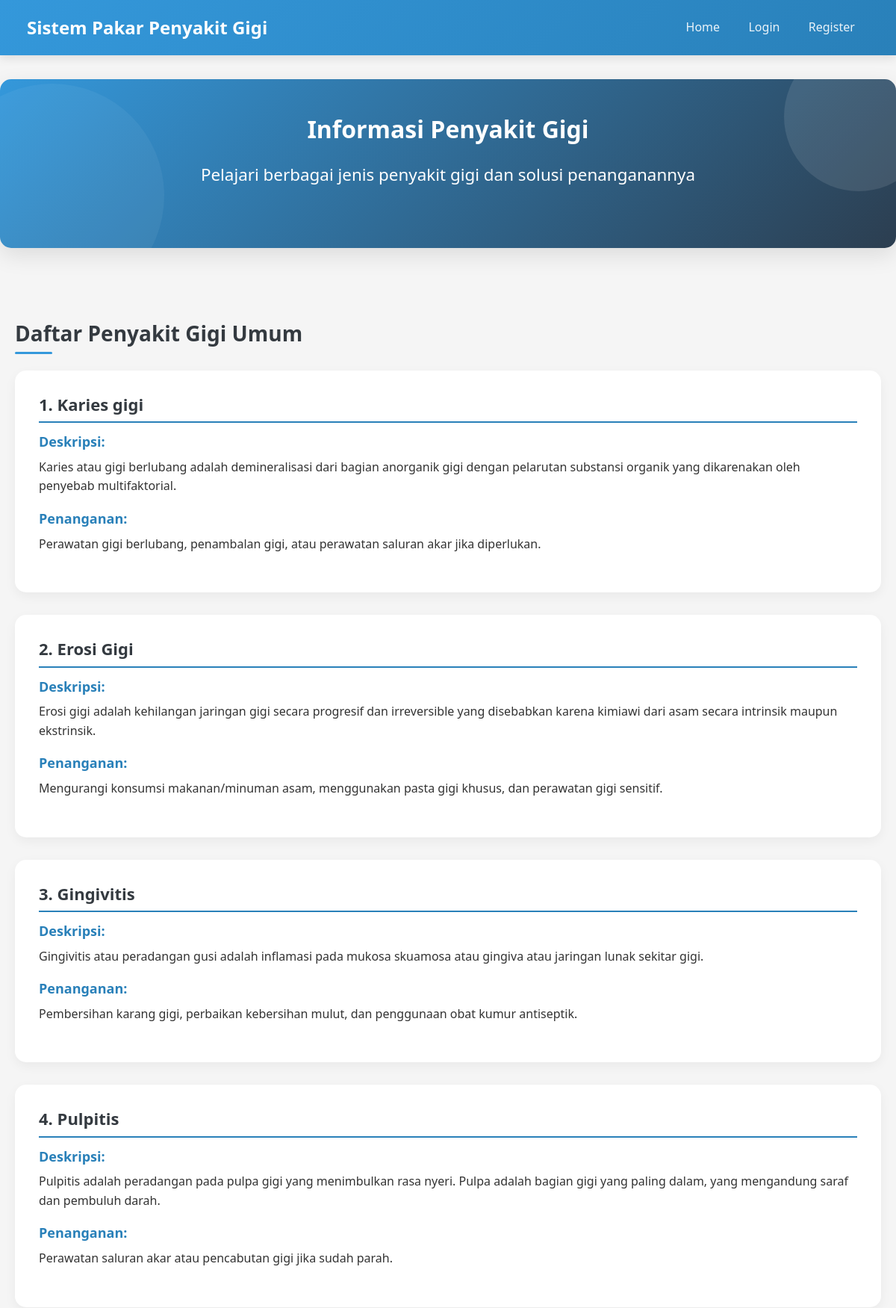
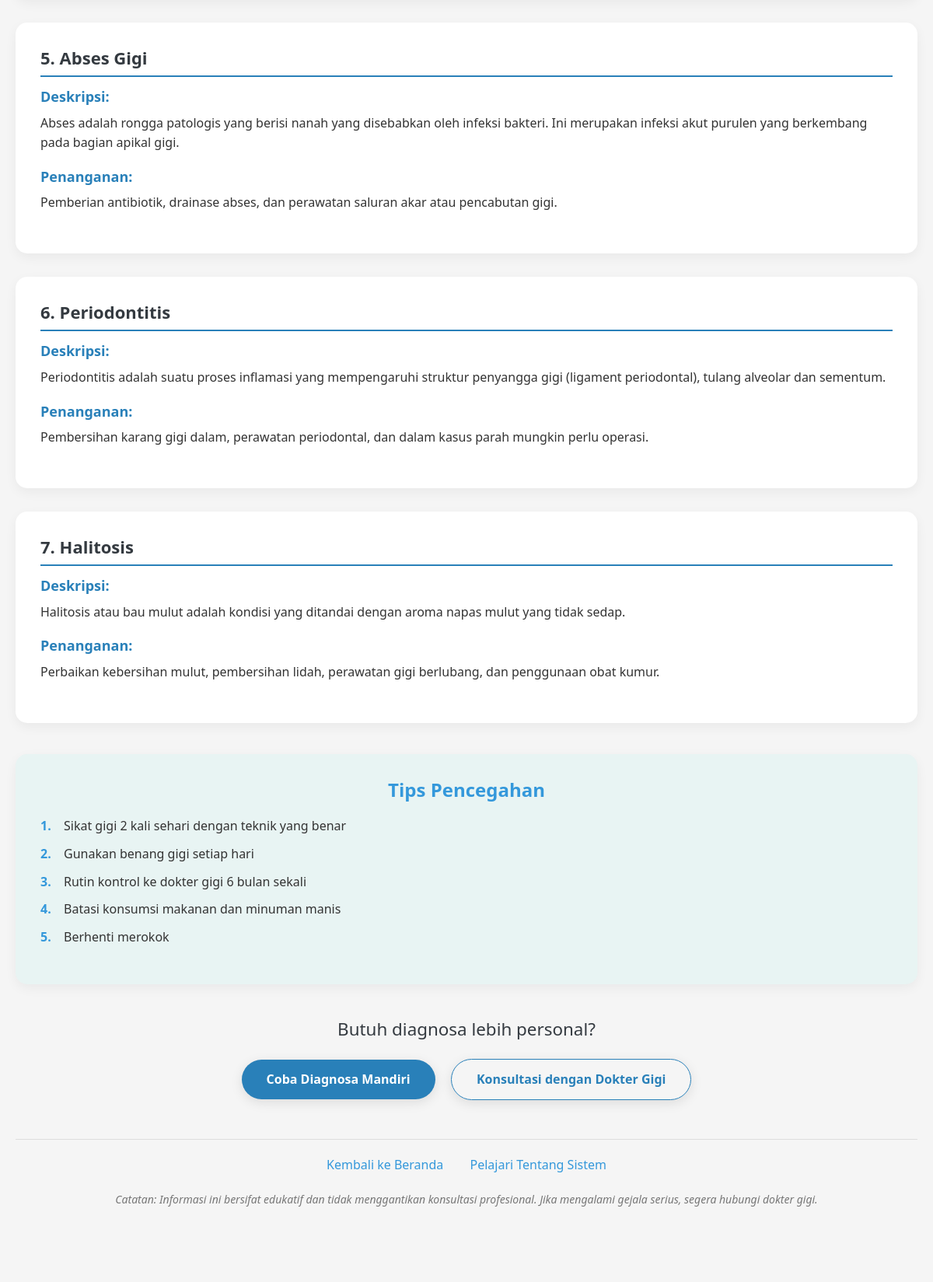
Page /informasi_penyakit.php (upper part) on the committed database (2 pictures, top to bottom).
### tables this page shows
CREATE TABLE `penyakit` (
  `id` int NOT NULL,
  `kode_penyakit` varchar(10) NOT NULL,
  `nama_penyakit` varchar(100) NOT NULL,
  `deskripsi` text NOT NULL,
  `solusi` text NOT NULL
);

### informasi_penyakit.php (the view, shortened to what this page needs)
<?php
require_once(__DIR__ . '/includes/header.php');
?>
    <section class="hero">
        <div class="container" style="text-align: center;">
            <h2>Informasi Penyakit Gigi</h2>
            <p>Pelajari berbagai jenis penyakit gigi dan solusi penanganannya</p>
        </div>
    </section>
    <section class="disease-info">
        <div class="container">
            <h2 class="section-title">Daftar Penyakit Gigi Umum</h2>
            <?php
            $diseases_query = mysqli_query($conn, "SELECT * FROM penyakit");
            $counter = 1;
            while ($disease = mysqli_fetch_assoc($diseases_query)):
            ?>
                <div class="disease-card">
                    <h3><?= $counter++ ?>. <?= htmlspecialchars($disease['nama_penyakit']) ?></h3>
                    <div class="disease-section">
                        <h4>Deskripsi:</h4>
                        <p><?= nl2br(htmlspecialchars($disease['deskripsi'])) ?></p>
                    </div>
                    <div class="disease-section">
                        <h4>Penanganan:</h4>
                        <p><?= nl2br(htmlspecialchars($disease['solusi'])) ?></p>
                    </div>
                </div>
            <?php
            endwhile;
            ?>
            <div class="prevention-tips">
                <h3>Tips Pencegahan</h3>
                <ol>
                    <li>Sikat gigi 2 kali sehari dengan teknik yang benar</li>
                    <li>Gunakan benang gigi setiap hari</li>
                    <li>Rutin kontrol ke dokter gigi 6 bulan sekali</li>
                    <li>Batasi konsumsi makanan dan minuman manis</li>
                    <li>Berhenti merokok</li>
                </ol>
            </div>
            <div class="cta-section">
                <p>Butuh diagnosa lebih personal?</p>
                <div class="cta-buttons">
                    <a href="login.php">Coba Diagnosa Mandiri</a>
                    <a href="https://www.google.com/search?q=dokter+gigi+terdekat" target="_blank">Konsultasi dengan Dokter Gigi</a>
                </div>
            </div>
            <div class="footer-nav">
                <a href="index.php">Kembali ke Beranda</a>
                <a href="#">Pelajari Tentang Sistem</a>
            </div>
            <p class="disclaimer">Catatan: Informasi ini bersifat edukatif dan tidak menggantikan konsultasi profesional. Jika mengalami gejala serius, segera hubungi dokter gigi.</p>
        </div>
    </section>
</body>
</html>
<?php require_once 'includes/footer.php'; ?>

### assets/css/style.css (style rules this page uses)
:root { --primary-color: #3498db; --secondary-color: #2980b9; --accent-color: #e74c3c; --light-color: #f8f9fa; --dark-color: #343a40; --gradient-start: #3498db; --gradient-end: #2c3e50; }
.section-title { font-weight: 700; color: var(--dark-color); margin-bottom: 2rem; position: relative; display: inline-block; }
.section-title::after { content: ""; position: absolute; bottom: -10px; left: 0; width: 50px; height: 3px; background: var(--primary-color); border-radius: 3px; }

### informasi_penyakit.php (style rules this page uses)
:root { --primary-color: #3498db; --secondary-color: #2980b9; --accent-color: #e74c3c; --light-color: #f8f9fa; --dark-color: #343a40; --gradient-start: #3498db; --gradient-end: #2c3e50; }
* { margin: 0; padding: 0; box-sizing: border-box; font-family: 'Segoe UI', Tahoma, Geneva, Verdana, sans-serif; }
body { background-color: #f5f5f5; color: #333; line-height: 1.6; }
.container { max-width: 1200px; margin: 0 auto; padding: 0 20px; }
.hero { background: linear-gradient(135deg, var(--gradient-start), var(--gradient-end)); color: white; border-radius: 15px; padding: 3rem 2rem; box-shadow: 0 10px 30px rgba(0, 0, 0, 0.1); margin: 2rem auto 3rem; position: relative; overflow: hidden; max-width: 1200px; }
.hero::before { content: ''; position: absolute; top: -50px; right: -50px; width: 200px; height: 200px; background: rgba(255, 255, 255, 0.1); border-radius: 50%; }
.hero::after { content: ''; position: absolute; bottom: -80px; left: -80px; width: 300px; height: 300px; background: rgba(255, 255, 255, 0.05); border-radius: 50%; }
.hero h2 { font-weight: 700; margin-bottom: 1.5rem; position: relative; z-index: 2; font-size: 32px; }
.hero p { font-size: 1.4rem; margin-bottom: 2rem; position: relative; z-index: 2; max-width: 700px; margin-left: auto; margin-right: auto; }
.disease-info { padding: 50px 0; }
.section-title { font-weight: 700; color: var(--dark-color); margin-bottom: 2rem; position: relative; display: inline-block; font-size: 28px; }
.section-title::after { content: ''; position: absolute; bottom: -10px; left: 0; width: 50px; height: 3px; background: var(--primary-color); border-radius: 3px; }
.disease-card { background: white; border: none; border-radius: 15px; overflow: hidden; transition: all 0.3s ease; box-shadow: 0 5px 15px rgba(0, 0, 0, 0.05); padding: 2rem; margin-bottom: 30px; position: relative; }
.disease-card h3 { color: var(--dark-color); margin-bottom: 15px; font-size: 22px; border-bottom: 2px solid var(--secondary-color); padding-bottom: 10px; font-weight: 700; }
.disease-section { margin-bottom: 20px; }
.disease-section h4 { color: var(--secondary-color); margin-bottom: 10px; font-size: 18px; font-weight: 600; }
.prevention-tips { background-color: #e8f4f3; padding: 2rem; border-radius: 15px; margin: 40px 0; box-shadow: 0 5px 15px rgba(0, 0, 0, 0.05); }
.prevention-tips h3 { color: var(--primary-color); text-align: center; margin-bottom: 20px; font-size: 24px; font-weight: 700; }
.prevention-tips ol { padding-left: 20px; list-style-type: none; counter-reset: item; }
.prevention-tips ol li { margin-bottom: 10px; padding-left: 10px; position: relative; }
.prevention-tips ol li::before { content: counter(item) "."; counter-increment: item; color: var(--primary-color); font-weight: bold; position: absolute; left: -20px; }
.cta-section { text-align: center; margin: 40px 0; }
.cta-section p { font-size: 1.4rem; margin-bottom: 20px; color: var(--dark-color); }
.cta-buttons a { display: inline-block; padding: 0.8rem 2rem; margin: 0 0.5rem; border-radius: 50px; text-decoration: none; font-weight: 600; transition: all 0.3s ease; box-shadow: 0 4px 15px rgba(0, 0, 0, 0.1); }
.cta-buttons a:first-child { background-color: var(--secondary-color); color: white; }
.cta-buttons a:last-child { border: 1px solid var(--secondary-color); color: var(--secondary-color); }
.footer-nav { text-align: center; margin-top: 50px; padding-top: 20px; border-top: 1px solid #ddd; }
.footer-nav a { color: var(--primary-color); text-decoration: none; margin: 0 15px; font-weight: 500; transition: all 0.3s ease; }
.disclaimer { text-align: center; font-size: 14px; color: #777; margin-top: 20px; padding-bottom: 30px; font-style: italic; }

### rows in the picture
penyakit: nama_penyakit "Karies gigi", deskripsi "Karies atau gigi berlubang adalah demineralisasi dari bagian anorganik gigi dengan pelarutan substansi organik yang dikarenakan oleh penyebab multifaktorial.", solusi "Perawatan gigi berlubang, penambalan gigi, atau perawatan saluran akar jika diperlukan."
penyakit: nama_penyakit "Erosi Gigi", deskripsi "Erosi gigi adalah kehilangan jaringan gigi secara progresif dan irreversible yang disebabkan karena kimiawi dari asam secara intrinsik maupun ekstrinsik.", solusi "Mengurangi konsumsi makanan/minuman asam, menggunakan pasta gigi khusus, dan perawatan gigi sensitif."
penyakit: nama_penyakit "Gingivitis", deskripsi "Gingivitis atau peradangan gusi adalah inflamasi pada mukosa skuamosa atau gingiva atau jaringan lunak sekitar gigi.", solusi "Pembersihan karang gigi, perbaikan kebersihan mulut, dan penggunaan obat kumur antiseptik."
penyakit: nama_penyakit "Pulpitis", deskripsi "Pulpitis adalah peradangan pada pulpa gigi yang menimbulkan rasa nyeri. Pulpa adalah bagian gigi yang paling dalam, yang mengandung saraf dan pembuluh darah.", solusi "Perawatan saluran akar atau pencabutan gigi jika sudah parah."
penyakit: nama_penyakit "Abses Gigi", deskripsi "Abses adalah rongga patologis yang berisi nanah yang disebabkan oleh infeksi bakteri. Ini merupakan infeksi akut purulen yang berkembang pada bagian apikal gigi.", solusi "Pemberian antibiotik, drainase abses, dan perawatan saluran akar atau pencabutan gigi."
penyakit: nama_penyakit "Periodontitis", deskripsi "Periodontitis adalah suatu proses inflamasi yang mempengaruhi struktur penyangga gigi (ligament periodontal), tulang alveolar dan sementum.", solusi "Pembersihan karang gigi dalam, perawatan periodontal, dan dalam kasus parah mungkin perlu operasi."
penyakit: nama_penyakit "Halitosis", deskripsi "Halitosis atau bau mulut adalah kondisi yang ditandai dengan aroma napas mulut yang tidak sedap.", solusi "Perbaikan kebersihan mulut, pembersihan lidah, perawatan gigi berlubang, dan penggunaan obat kumur."
